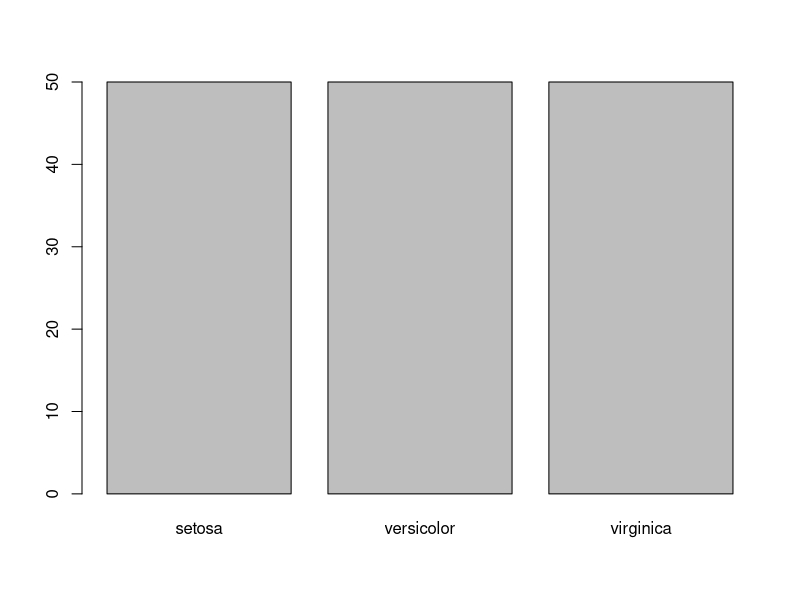

Generate this figure with R:
## ---- chunk 1
knitr::opts_knit$set(
  base.dir = "/Users/upar/Library/CloudStorage/GoogleDrive-gustavo.castillo.alvarez@gmail.com/Mon Drive/00-SCHOOL-G/0-University_1/0-Semestres PEG/2024-10/Complexity Global School/guscastilloa.github.io", 
  base.url = "/")
knitr::opts_chunk$set(fig.path = "assets/img/posts/2024/predicting_poverty/")

## ---- chunk 2
data(iris)
## ---- chunk 3
plot(iris$Species)
